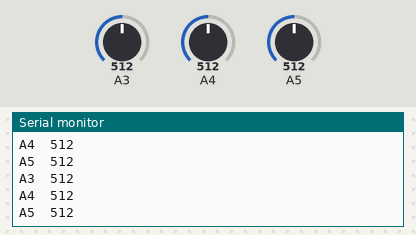
Recording of a sketch running on a simulated Arduino Uno, built with avr-gcc and run on an emulated ATmega328P. On the bench: the last lines printed to the serial monitor. Inputs (shaded band) come from the test bench; at power-on: A3 = 512, A4 = 512, A5 = 512.

Above: at 1.2 s.
1.3 s: A3 set to 988
At 1.9 s:
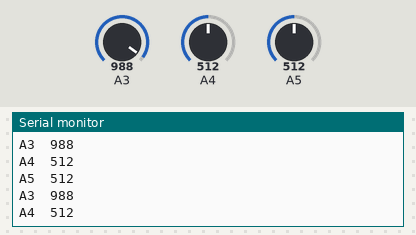
2.8 s: A3 set to 1007
At 3.4 s:
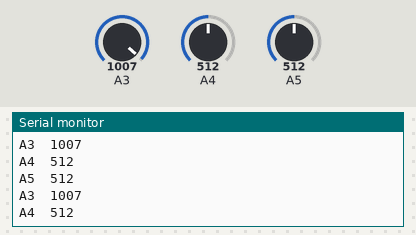
4.3 s: A4 set to 110
At 5.0 s:
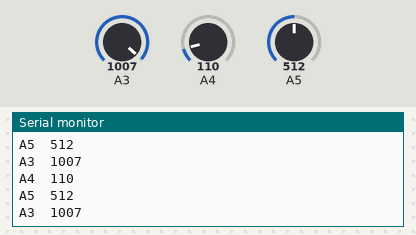
5.8 s: A4 set to 93
At 6.3 s:
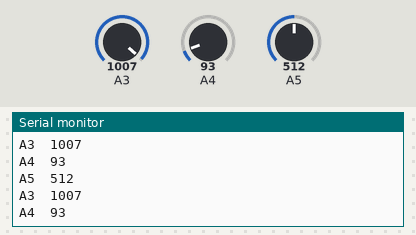
Timing chart, 0 to 8.8 s (numbered marks = the images above; inputs shaded):
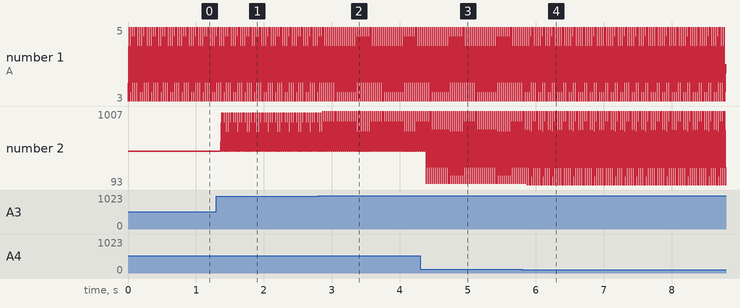

The sketch:

Line_follower_sensors_serial_read.ino.ino
```cpp
void setup() {
  pinMode(A3,INPUT);
  pinMode(A4,INPUT);
  pinMode(A5,INPUT);
  Serial.begin(9600);
}

void loop() {
  Serial.print("A3  ");
  Serial.println(analogRead(A3));
  Serial.print("A4  ");
  Serial.println(analogRead(A4));
  Serial.print("A5  ");
  Serial.println(analogRead(A5));


}
```

Measured:
- after the input at 1.3 s, the serial monitor: prints a new line after 0.08 s (image 1)
- after the input at 2.8 s, the serial monitor: prints a new line after 0.06 s (image 2)
- after the input at 4.3 s, the serial monitor: prints a new line after 0.09 s (image 3)
- after the input at 5.8 s, the serial monitor: prints a new line after 0.07 s (image 4)
- plotted number 2: 512 → 1007 after the input at 2.8 s
